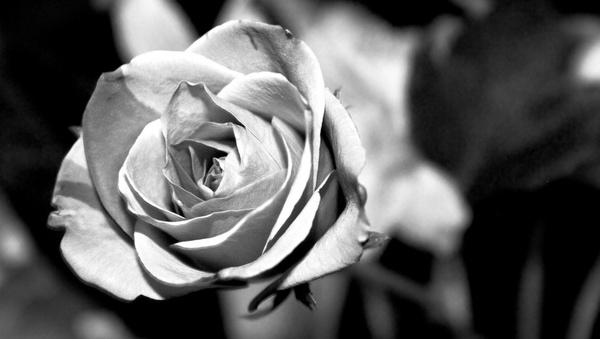
#> input picture subii.jpg, 600 x 339 px
$ jupyter execute Untitled.ipynb
#> lines starting #> are read from the running program, lines starting #| are printed output that depends on the picture
[cell 1]
import cv2
import matplotlib.pyplot as plt
gray_image = cv2.imread("subii.jpg")
#> gray_image is the input picture: shape (339, 600, 3); min 0, max 255, mean 93.6
color_image = cv2.imread("sarann.jpg",-1)
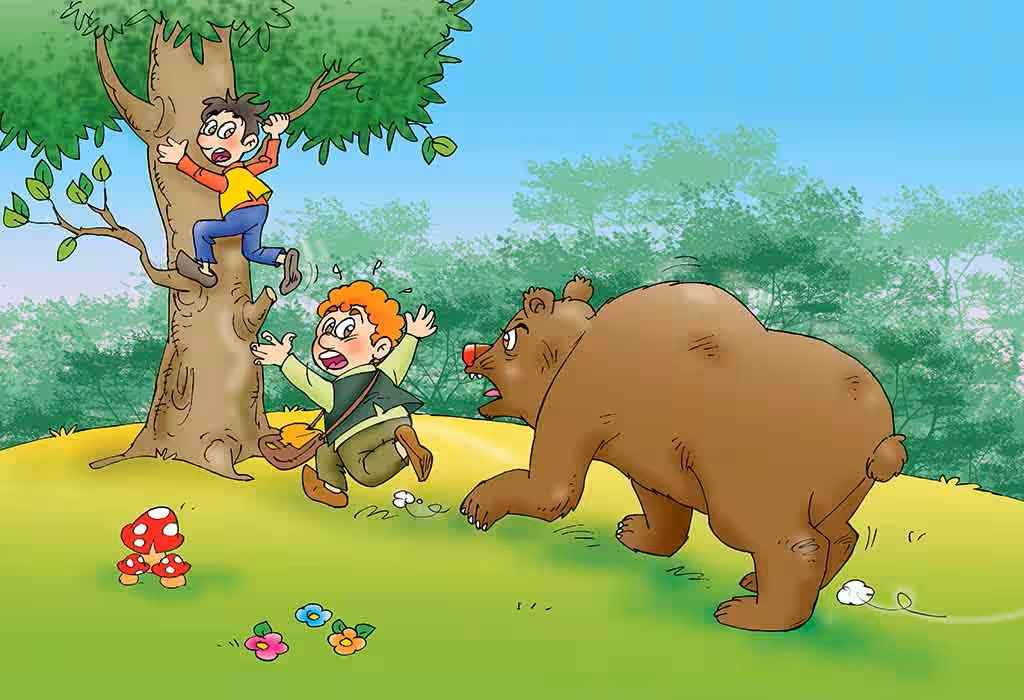
#> input picture sarann.jpg, 1024 x 700 px
#> color_image is the input picture: shape (700, 1024, 3); mean B, G, R 119.7, 169.2, 136.7
cv2.imshow("Gray Image",gray_image)
cv2.imshow("Colour Image",color_image)
cv2.waitKey(0)
cv2.destroyAllWindows()

[cell 2]
import cv2
Gray_image = cv2.imread("subii.jpg")
Color_image = cv2.imread("sarann.jpg")
import matplotlib.pyplot as plt
gray_hist = cv2.calcHist([Gray_image],[0],None,[256],[0,256])
#> gray_hist = 256 values, max 31146 at index 0, min 341 at index 164, mean 794.5
color_hist = cv2.calcHist([Color_image],[0],None,[256],[0,256])
#> color_hist = 256 values, max 34597 at index 247, min 439 at index 7, mean 2800
plt.figure()
plt.imshow(Gray_image)
plt.show()
plt.title("Histogram")
plt.xlabel("Grayscale Value")
plt.ylabel("Pixel Count")
plt.stem(gray_hist)
plt.show()
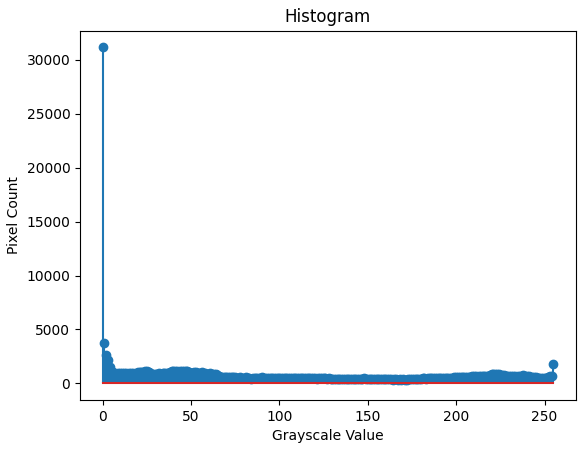
#> figure drawn by matplotlib, 1 panel; curve peaks at x = 0, y = 31146

[cell 3]
plt.imshow(Color_image)
plt.show()
plt.title("Histogram of Color Image - Green Channel")
plt.xlabel("Intensity Value")
plt.ylabel("Pixel Count")
plt.stem(color_hist)
plt.show()
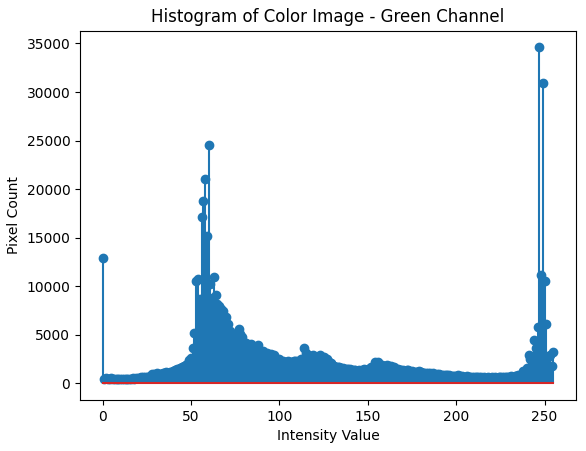
#> figure drawn by matplotlib, 1 panel; curve peaks at x = 247, y = 34597
cv2.waitKey(0)

[cell 4]
import cv2
gray_image = cv2.imread("subii.jpg",0)
#> gray_image: shape (339, 600); min 0, max 255, mean 93.6
cv2.imshow('Grey Scale Image',gray_image)
equ = cv2.equalizeHist(gray_image)
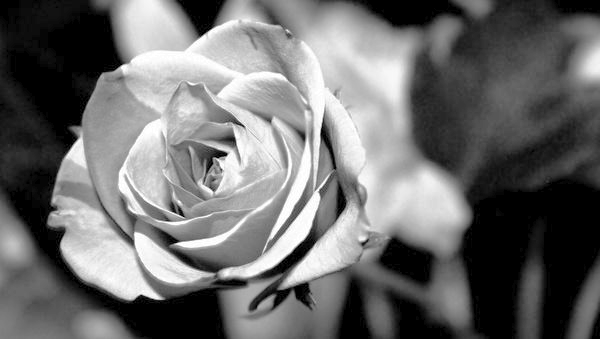
#> equ: shape (339, 600); min 0, max 255, mean 108.5
cv2.imshow("Equalized Image",equ)
cv2.waitKey(0)
cv2.destroyAllWindows()
